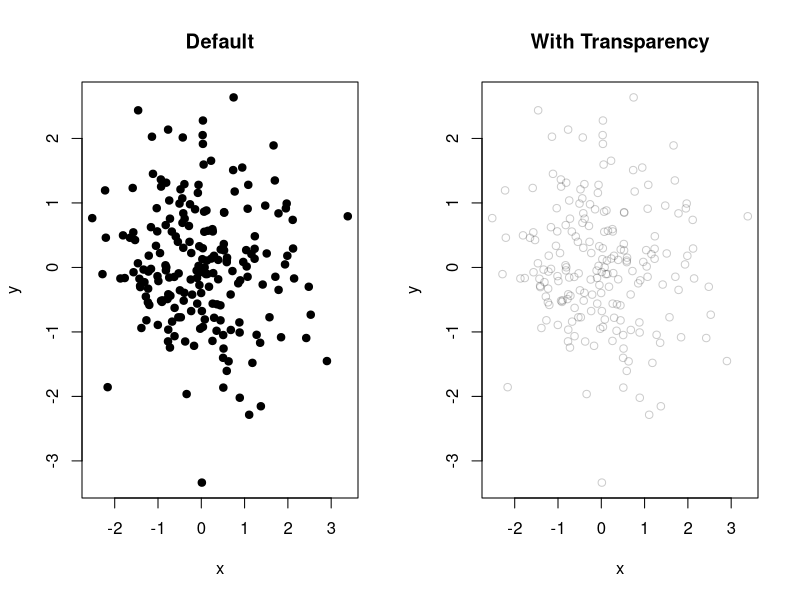
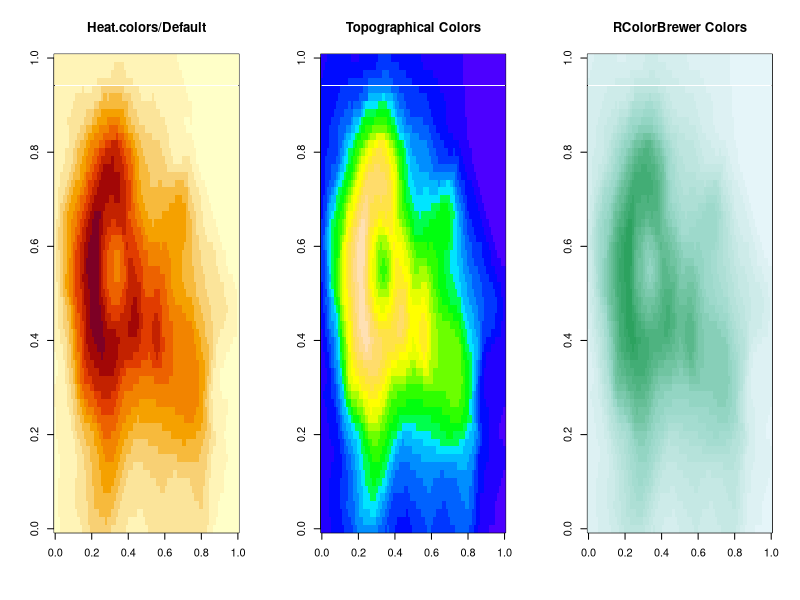
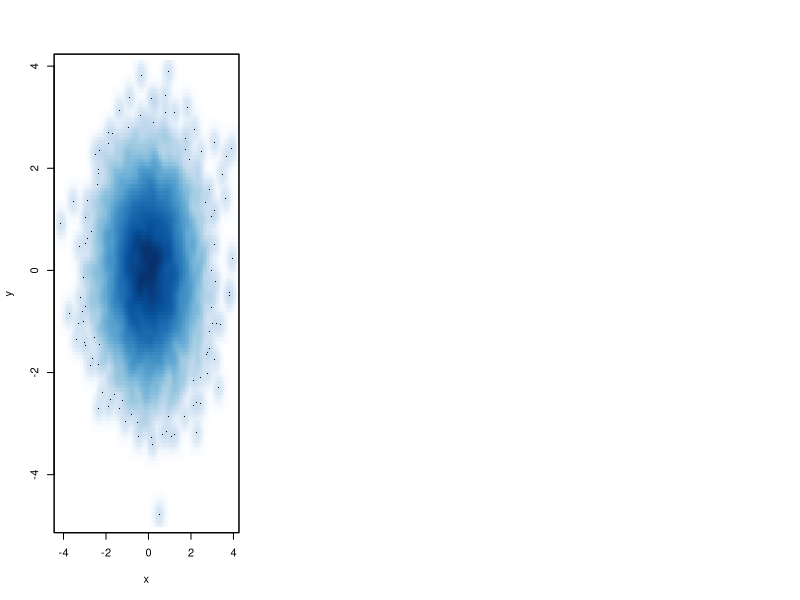

Here is the R script that generated these plots, in order:
## ---- chunk 1
knitr::opts_chunk$set(echo = TRUE)
## ---- chunk 2
# define colorRamp function
pal <- colorRamp(c("red", "blue"))
# create a color
pal(0.67)
## ---- chunk 3
# define colorRampPalette function
pal <- colorRampPalette(c("red", "yellow"))
# create 10 colors
pal(10)
## ---- chunk 4
x <- rnorm(200); y <- rnorm(200)
par(mfrow=c(1,2))
# normal scatter plot
plot(x, y, pch = 19, main = "Default")
# using transparency shows data much better
plot(x, y, col = rgb(0, 0, 0, 0.2), main = "With Transparency")
## ---- chunk 5
library(RColorBrewer)
# generate 3 colors using brewer.pal function
cols <- brewer.pal(3, "BuGn")
pal <- colorRampPalette(cols)
par(mfrow=c(1,3))
# heat.colors/default
image(volcano, main = "Heat.colors/Default")
# topographical colors
image(volcano, col = topo.colors(20), main = "Topographical Colors")
# RColorBrewer colors
image(volcano, col = pal(20), main = "RColorBrewer Colors")
## ---- chunk 6
x <- rnorm(10000); y <- rnorm(10000)
smoothScatter(x, y)
